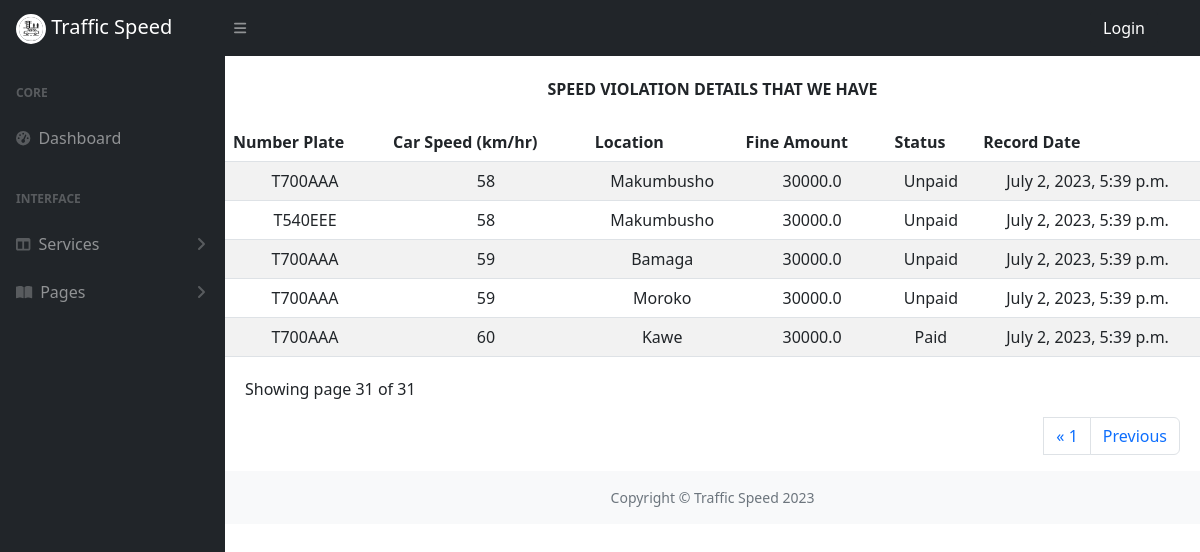
/Record_all/?page=44, run on an earlier commit of the app's database.
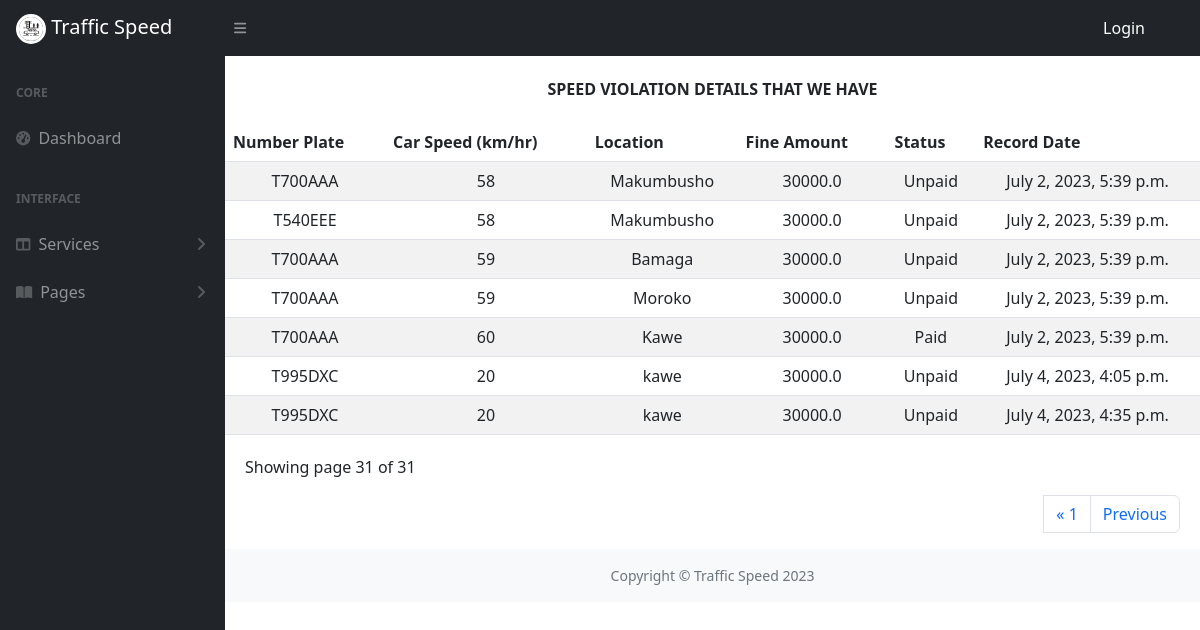
And on a later commit of the database.
### Backend/models.py (models this page shows, shortened)
class Numberplate(models.Model):
    STATUS_CHOICE = [
        ('Unpaid', 'Unpaid'),
        ('Paid', 'Paid'),
    ]
    No_plate = models.CharField(max_length=12)
    Image = models.CharField(max_length=100)
    Car_speed = models.CharField(max_length=5, default='60')
    Location = models.CharField(max_length=50, default= None)
    Fine_amount = models.FloatField(default=30000)
    Status = models.CharField(max_length=10, choices=STATUS_CHOICE, default= 'Unpaid')
    Record_date = models.DateTimeField(auto_now_add=True)
    Control_number = models.CharField(max_length=11, unique=True, blank=True, null=True)

### frontend/views.py (the view)
# urls.py: path('Record_all/', views.record_all, name="all_record"),
def record_all(request):
    violations = Numberplate.objects.all()
    paginator = Paginator(violations, 10)
    page_number = request.GET.get('page')
    page_obj = Paginator.get_page(paginator, page_number)
    context = {
        'violations': violations,
        'page_obj': page_obj,
    }
    return render(request, 'Search/table.html', context)

### templates/Search/table.html (shortened to what this page needs)
{% extends 'AdminDashboard/dashboard.html' %}
{% load static %}
{% block contents %}
<div class="container mx-auto mb-4">
    <h6 class="text-center mt-4" > <strong> SPEED VIOLATION DETAILS THAT WE HAVE </strong> </h6>
  </div>
  <div class="originaltable">
    <table class="table table-striped" >
      <thead>
        <tr class="table-striped">
          <th scope="col">Number Plate</th>
          <th scope="col">Car Speed (km/hr)</th>
          <th scope="col">Location</th>
          <th scope="col">Fine Amount</th>
          <th scope="col" >Status</th>
          <th scope="col">Record Date</th>
        </tr>
      </thead>
      <tbody>
        {% for violation in page_obj %}
        <tr class="text-center">
          <td>{{ violation.No_plate}}</td>
          <td>{{ violation.Car_speed }}</td>
          <td>{{ violation.Location }}</td>
          <td>{{ violation.Fine_amount }}</td>
          <td>{{ violation.Status}}</td>
          <td>{{ violation.Record_date }}</td>
        </tr>
        {% endfor %}
      </tbody>
    </table>
  </div>
<div class="showpage">
   <p>Showing page {{page_obj.number}} of {{page_obj.paginator.num_pages}}</p>
   <ul class="pagination d-flex justify-content-end">
    {% if page_obj.has_previous %}
    <li {% if page_obj.number == 1 %} class="page-item active" {% endif %} ><a class="page-link" href="?page=1">&laquo; 1</a></li>
    <li class="page-item" ><a class="page-link" href="?page={{page_obj.previous_page_number}}">Previous</a> </li>
    {% endif %}
    </ul>
  </div>
{% endblock contents %}

### templates/AdminDashboard/dashboard.html (shortened to what this page needs)
{% load static %}
<html lang="en">
<head>
    <link href="https://cdn.jsdelivr.net/npm/simple-datatables@7.1.2/dist/style.min.css" rel="stylesheet" />
    <link href="{% static 'css/styles.css' %}" rel="stylesheet" />
    <link rel="stylesheet" href="{% static 'css/main.css'%}">
</head>
<body class="sb-nav-fixed">
    <nav class="sb-topnav navbar navbar-expand navbar-dark bg-dark">
        <a class="navbar-brand ps-3" href="{% url 'custome:Homepage' %}"> <img src="{% static 'img/speedviolation.webp'%}"
                alt="Traffic Speed" class="logo"> Traffic Speed</a>
        <button class="btn btn-link btn-sm order-1 order-lg-0 me-4 me-lg-0" id="sidebarToggle" href="#!"><i
                class="fas fa-bars"></i></button>
        {% include 'Partials/dropdown.html' %}
    </nav>
    <div id="layoutSidenav">
        <div id="layoutSidenav_nav">
            {% include 'Partials/sidebar.html' %}
        </div>
        <div id="layoutSidenav_content">
        <div class="content-center">
            {% block contents %}{% endblock %}
            {% include 'Partials/footer.html' %}
        </div>
        </div>
    </div>
</body>
</html>

### templates/Partials/dropdown.html
{% if request.user.is_authenticated %}
<ul class="navbar-nav ms-auto ms-md-0 me-3 me-lg-4" style="position: absolute; right: 10px;">
    <li class="nav-item dropdown">
        <a class="nav-link dropdown-toggle" id="navbarDropdown" href="#" role="button" data-bs-toggle="dropdown" aria-expanded="false"><i class="fas fa-user fa-fw"></i></a>
        <ul class="dropdown-menu dropdown-menu-end" aria-labelledby="navbarDropdown">
            <li><a class="dropdown-item" href="#">Settings</a></li>
            <li><a class="dropdown-item" href="#!%%">Activity Log</a></li>
            <li><hr class="dropdown-divider" /></li>
            <li><a class="dropdown-item" href="{% url 'authentication:logout' %}">Logout</a></li>
        </ul>
    </li>
</ul>
{% else %}
<ul class="navbar-nav ms-auto ms-md-0 me-3 me-lg-4 " style="position: absolute; right: 10px;">
    <a class="nav-link" href="{% url 'authentication:login' %}">
    <button type="button" class="btn btn-dark">Login</button>
    </a>
</ul>
{% endif %}

### templates/Partials/sidebar.html (shortened to what this page needs)
{% if request.user.is_authenticated %}
<nav class="sb-sidenav accordion sb-sidenav-dark" id="sidenavAccordion">
    <div class="sb-sidenav-menu">
        <div class="nav">
            <div class="sb-sidenav-menu-heading">Core</div>
            <a class="nav-link" href="{% url 'custome:Homepage' %}">
                <div class="sb-nav-link-icon"><i class="fas fa-tachometer-alt"></i></div>
                Dashboard
            </a>
            <div class="sb-sidenav-menu-heading">Interface</div>
            <a class="nav-link collapsed" href="#" data-bs-toggle="collapse" data-bs-target="#collapseLayouts"
                aria-expanded="false" aria-controls="collapseLayouts">
                <div class="sb-nav-link-icon"><i class="fas fa-columns"></i></div>
                Services
                <div class="sb-sidenav-collapse-arrow"><i class="fas fa-angle-down"></i></div>
            </a>
            <div class="collapse" id="collapseLayouts" aria-labelledby="headingOne" data-bs-parent="#sidenavAccordion">
                <nav class="sb-sidenav-menu-nested nav">
                    <a class="nav-link" href="{% url 'custome:search_form'%}">Unpaid depts</a>
                    <a class="nav-link" href="{% url 'custome:search_form_all' %}">All depts</a>
                </nav>
            </div>
            <a class="nav-link collapsed" href="#" data-bs-toggle="collapse" data-bs-target="#collapsePages"
                aria-expanded="false" aria-controls="collapsePages">
                <div class="sb-nav-link-icon"><i class="fas fa-book-open"></i></div>
                Pages
                <div class="sb-sidenav-collapse-arrow"><i class="fas fa-angle-down"></i></div>
            </a>
            <div class="collapse" id="collapsePages" aria-labelledby="headingTwo" data-bs-parent="#sidenavAccordion">
                <nav class="sb-sidenav-menu-nested nav accordion" id="sidenavAccordionPages">
                    <a class="nav-link collapsed" href="#" data-bs-toggle="collapse" data-bs-target="#pagesCollapseAuth"
                        aria-expanded="false" aria-controls="pagesCollapseAuth">
                        Authentication
                        <div class="sb-sidenav-collapse-arrow"><i class="fas fa-angle-down"></i></div>
                    </a>
                    <div class="collapse" id="pagesCollapseAuth" aria-labelledby="headingOne"
                        data-bs-parent="#sidenavAccordionPages">
                        <nav class="sb-sidenav-menu-nested nav">
                            <a class="nav-link" href="login.html">Login</a>
                            <a class="nav-link" href="register.html">Register</a>
                            <a class="nav-link" href="password.html">Forgot Password</a>
                        </nav>
                    </div>
                </nav>
            </div>
            <div class="sb-sidenav-menu-heading">Statistics</div>
            <a class="nav-link" href="{% url 'admindashboard:chart' %}">
                <div class="sb-nav-link-icon"><i class="fas fa-chart-area"></i></div>
                View Statistics
            </a>
            <a class="nav-link" href="{% url 'custome:all_record' %}">
                <div class="sb-nav-link-icon"><i class="fas fa-table"></i></div>
                Records Tables
            </a>
        </div>
    </div>
    <div class="sb-sidenav-footer">
        <div class="small">Logged in as: {{user.username}}</div>
        Drive carefully
    </div>
</nav>
{% else %}
<nav class="sb-sidenav accordion sb-sidenav-dark" id="sidenavAccordion">
    <div class="sb-sidenav-menu">
        <div class="nav">
            <div class="sb-sidenav-menu-heading">Core</div>
            <a class="nav-link" href="{% url 'custome:Homepage' %}">
                <div class="sb-nav-link-icon"><i class="fas fa-tachometer-alt"></i></div>
                Dashboard
            </a>
            <div class="sb-sidenav-menu-heading">Interface</div>
            <a class="nav-link collapsed" href="#" data-bs-toggle="collapse" data-bs-target="#collapseLayouts"
                aria-expanded="false" aria-controls="collapseLayouts">
                <div class="sb-nav-link-icon"><i class="fas fa-columns"></i></div>
                Services
                <div class="sb-sidenav-collapse-arrow"><i class="fas fa-angle-down"></i></div>
            </a>
            <a class="nav-link collapsed" href="#" data-bs-toggle="collapse" data-bs-target="#collapsePages"
                aria-expanded="false" aria-controls="collapsePages">
                <div class="sb-nav-link-icon"><i class="fas fa-book-open"></i></div>
                Pages
                <div class="sb-sidenav-collapse-arrow"><i class="fas fa-angle-down"></i></div>
            </a>
        </div>
    </div>
</nav>
{% endif %}

### templates/Partials/_messages.html (shortened to what this page needs)
{% load static %}

### templates/Partials/footer.html
<footer class="footer mt-auto py-3 bg-light">
    <div class="container-fluid px-4 mx-auto">
        <div class="d-flex align-items-center justify-content-between small text-center">
            <div class="text-muted mx-auto">Copyright &copy; Traffic Speed 2023</div>
        </div>
    </div>
</footer>

### static/css/main.css (style rules this page uses)
.logo { border: solid; border-radius: 50%; height: 30px; width: 30px; }
.showpage { margin: 20px 20px 0px; display: block; }

What changed in the data, as far as the page shows it:
added Numberplate: No_plate "T995DXC", Car_speed "20", Location "kawe", Fine_amount "30000.0", Status "Unpaid", Record_date "July 4, 2023, 4:05 p.m."
added Numberplate: No_plate "T995DXC", Car_speed "20", Location "kawe", Fine_amount "30000.0", Status "Unpaid", Record_date "July 4, 2023, 4:35 p.m."
